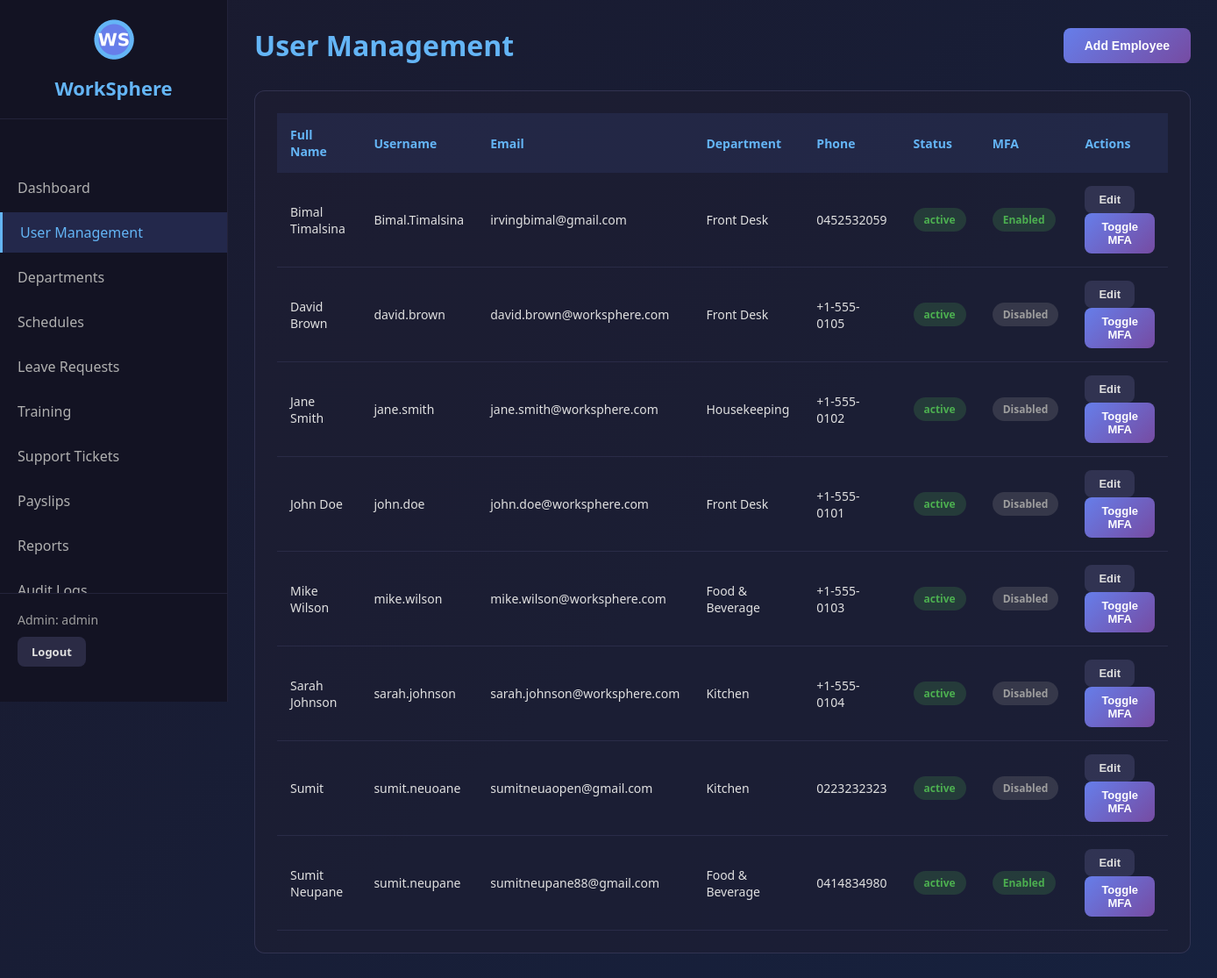
Page /admin/users (signed in) on the committed database.
### tables this page shows
CREATE TABLE users (
            id INTEGER PRIMARY KEY AUTOINCREMENT,
            username TEXT UNIQUE NOT NULL,
            email TEXT UNIQUE NOT NULL,
            password TEXT NOT NULL,
            role TEXT NOT NULL,
            full_name TEXT NOT NULL,
            department_id INTEGER,
            phone TEXT,
            address TEXT,
            hire_date TEXT,
            status TEXT DEFAULT 'active',
            mfa_enabled INTEGER DEFAULT 0,
            mfa_secret TEXT,
            created_at TIMESTAMP DEFAULT CURRENT_TIMESTAMP
        );

CREATE TABLE departments (
            id INTEGER PRIMARY KEY AUTOINCREMENT,
            name TEXT UNIQUE NOT NULL,
            description TEXT,
            manager_id INTEGER,
            created_at TIMESTAMP DEFAULT CURRENT_TIMESTAMP
        );

### app.py (the view)
@app.route('/admin/users')
@admin_required
def admin_users():
    conn = get_db()
    cursor = conn.cursor()
    users = cursor.execute('''
        SELECT u.*, d.name as department_name
        FROM users u
        LEFT JOIN departments d ON u.department_id = d.id
        WHERE u.role = "employee"
        ORDER BY u.full_name
    ''').fetchall()
    departments = cursor.execute('SELECT * FROM departments ORDER BY name').fetchall()
    return render_template('admin_users.html', users=users, departments=departments)

### app.py (called while the page is built)
def get_db():
    if 'db' not in g:
        g.db = sqlite3.connect(
            DATABASE,
            timeout=20,                   # wait up to 20s if locked
            check_same_thread=False
        )
        g.db.row_factory = sqlite3.Row
        g.db.execute("PRAGMA journal_mode=WAL")    # WAL allows concurrent reads
        g.db.execute("PRAGMA busy_timeout=20000")  # 20s busy timeout at SQLite level
    return g.db

def admin_required(f):
    @wraps(f)
    def decorated_function(*args, **kwargs):
        if 'user_id' not in session:
            flash('Please login to access this page', 'error')
            return redirect('/login')
        if session.get('actual_role') != 'admin':
            flash('Admin access required', 'error')
            return redirect('/employee/dashboard')
        return f(*args, **kwargs)
    return decorated_function

### templates/admin_users.html (shortened to what this page needs)
<!DOCTYPE html>
<html lang="en">
<head>
    <link rel="stylesheet" href="/static/css/style.css">
</head>
<body>
    <div class="dashboard-container">
        <nav class="sidebar">
            <div class="logo-container">
                <img src="/static/images/logo.png" alt="WorkSphere Logo" class="logo-small">
                <h2>WorkSphere</h2>
            </div>
            <ul class="nav-menu">
                <li><a href="/admin/dashboard">Dashboard</a></li>
                <li class="active"><a href="/admin/users">User Management</a></li>
                <li><a href="/admin/departments">Departments</a></li>
                <li><a href="/admin/schedules">Schedules</a></li>
                <li><a href="/admin/leave-requests">Leave Requests</a></li>
                <li><a href="/admin/training">Training</a></li>
                <li><a href="/admin/support">Support Tickets</a></li>
                <li><a href="/admin/payslips">Payslips</a></li>
                <li><a href="/admin/reports">Reports</a></li>
                <li><a href="/admin/audit-logs">Audit Logs</a></li>
            </ul>
            <div class="user-info">
                <p>Admin: {{ session.username }}</p>
                <a href="/logout" class="btn btn-secondary btn-sm">Logout</a>
            </div>
        </nav>
        <main class="main-content">
            <header class="page-header">
                <h1>User Management</h1>
                <button onclick="document.getElementById('addUserModal').style.display='block'" class="btn btn-primary">Add Employee</button>
            </header>
            <div class="section">
                <table class="data-table">
                    <thead>
                        <tr>
                            <th>Full Name</th>
                            <th>Username</th>
                            <th>Email</th>
                            <th>Department</th>
                            <th>Phone</th>
                            <th>Status</th>
                            <th>MFA</th>
                            <th>Actions</th>
                        </tr>
                    </thead>
                    <tbody>
                        {% for user in users %}
                        <tr>
                            <td>{{ user.full_name }}</td>
                            <td>{{ user.username }}</td>
                            <td>{{ user.email }}</td>
                            <td>{{ user.department_name or 'N/A' }}</td>
                            <td>{{ user.phone or '—' }}</td>
                            <td><span class="badge badge-{{ user.status }}">{{ user.status }}</span></td>
                            <td><span class="badge {% if user.mfa_enabled %}badge-success{% else %}badge-secondary{% endif %}">{{ 'Enabled' if user.mfa_enabled else 'Disabled' }}</span></td>
                            <td>
                                <button onclick="openEditModal(
                                    {{ user.id }},
                                    '{{ user.full_name | replace("'", "\\'") }}',
                                    '{{ user.email }}',
                                    '{{ user.department_id or "" }}',
                                    '{{ user.phone or "" }}',
                                    '{{ user.address or "" }}',
                                    '{{ user.status }}',
                                    '{{ user.role }}'
                                )" class="btn btn-sm btn-secondary">Edit</button>
                                <form method="POST" action="/admin/users/toggle-mfa/{{ user.id }}" style="display:inline;">
                                    <button type="submit" class="btn btn-sm btn-primary">Toggle MFA</button>
                                </form>
                            </td>
                        </tr>
                        {% endfor %}
                    </tbody>
                </table>
            </div>
        </main>
    </div>
</body>
</html>

### static/css/style.css (style rules this page uses)
* { margin: 0; padding: 0; box-sizing: border-box; }
body { font-family: 'Segoe UI', Tahoma, Geneva, Verdana, sans-serif; background: linear-gradient(135deg, #1a1a2e 0%, #16213e 100%); color: #e0e0e0; min-height: 100vh; }
.logo-container { text-align: center; margin-bottom: 30px; }
.btn { padding: 12px 24px; border: none; border-radius: 8px; cursor: pointer; font-size: 14px; font-weight: 600; transition: all 0.3s ease; text-decoration: none; display: inline-block; }
.btn-primary { background: linear-gradient(135deg, #667eea 0%, #764ba2 100%); color: white; }
.btn-secondary { background: rgba(100, 100, 150, 0.3); color: #e0e0e0; }
.btn-sm { padding: 8px 16px; font-size: 13px; }
.dashboard-container { display: flex; min-height: 100vh; }
.sidebar { width: 260px; background: rgba(20, 20, 35, 0.95); border-right: 1px solid rgba(100, 100, 150, 0.2); padding: 20px 0; position: fixed; height: 100vh; overflow-y: auto; display: flex; flex-direction: column; }
.logo-small { width: 50px; height: 50px; margin-bottom: 10px; }
.sidebar .logo-container { padding: 0 20px 20px 20px; border-bottom: 1px solid rgba(100, 100, 150, 0.2); flex-shrink: 0; }
.sidebar .logo-container h2 { color: #64b5f6; font-size: 22px; }
.nav-menu { list-style: none; padding: 20px 0; flex: 1; overflow-y: auto; }
.nav-menu li { margin: 5px 0; }
.nav-menu a { display: block; padding: 12px 20px; color: #b0b0b0; text-decoration: none; transition: all 0.3s ease; }
.nav-menu li.active a { background: rgba(100, 126, 234, 0.2); color: #64b5f6; border-left: 3px solid #64b5f6; }
.user-info { padding: 20px; border-top: 1px solid rgba(100, 100, 150, 0.2); background: rgba(20, 20, 35, 0.95); flex-shrink: 0; margin-top: auto; }
.user-info p { margin-bottom: 10px; font-size: 14px; color: #9e9e9e; }
.main-content { margin-left: 260px; flex: 1; padding: 30px; }
.page-header { display: flex; justify-content: space-between; align-items: center; margin-bottom: 30px; }
.page-header h1 { color: #64b5f6; font-size: 32px; }
.section { background: rgba(30, 30, 50, 0.6); border: 1px solid rgba(100, 100, 150, 0.3); border-radius: 12px; padding: 25px; margin-bottom: 30px; }
.data-table { width: 100%; border-collapse: collapse; }
.data-table thead { background: rgba(100, 126, 234, 0.1); }
.data-table th { padding: 15px; text-align: left; color: #64b5f6; font-weight: 600; font-size: 14px; }
.data-table td { padding: 15px; border-bottom: 1px solid rgba(100, 100, 150, 0.2); color: #e0e0e0; font-size: 14px; }
.badge { display: inline-block; padding: 5px 12px; border-radius: 20px; font-size: 12px; font-weight: 600; }
.badge-approved, .badge-active, .badge-assigned, .badge-success, .badge-generated { background: rgba(76, 175, 80, 0.2); color: #4caf50; }
.badge-secondary { background: rgba(158, 158, 158, 0.2); color: #9e9e9e; }

### rows in the picture
users: full_name "Bimal Timalsina", username "Bimal.Timalsina", email "irvingbimal@gmail.com", name "Front Desk", phone "0452532059", status "active", mfa_enabled "Enabled"
users: full_name "David Brown", username "david.brown", email "david.brown@worksphere.com", name "Front Desk", phone "+1-555-0105", status "active", mfa_enabled "Disabled"
users: full_name "Jane Smith", username "jane.smith", email "jane.smith@worksphere.com", name "Housekeeping", phone "+1-555-0102", status "active", mfa_enabled "Disabled"
users: full_name "John Doe", username "john.doe", email "john.doe@worksphere.com", name "Front Desk", phone "+1-555-0101", status "active", mfa_enabled "Disabled"
users: full_name "Mike Wilson", username "mike.wilson", email "mike.wilson@worksphere.com", name "Food & Beverage", phone "+1-555-0103", status "active", mfa_enabled "Disabled"
users: full_name "Sarah Johnson", username "sarah.johnson", email "sarah.johnson@worksphere.com", name "Kitchen", phone "+1-555-0104", status "active", mfa_enabled "Disabled"
users: full_name "Sumit", username "sumit.neuoane", email "sumitneuaopen@gmail.com", name "Kitchen", phone "0223232323", status "active", mfa_enabled "Disabled"
users: full_name "Sumit Neupane", username "sumit.neupane", email "sumitneupane88@gmail.com", name "Food & Beverage", phone "0414834980", status "active", mfa_enabled "Enabled"

### other values in the picture
{{ session.username }} "admin"
